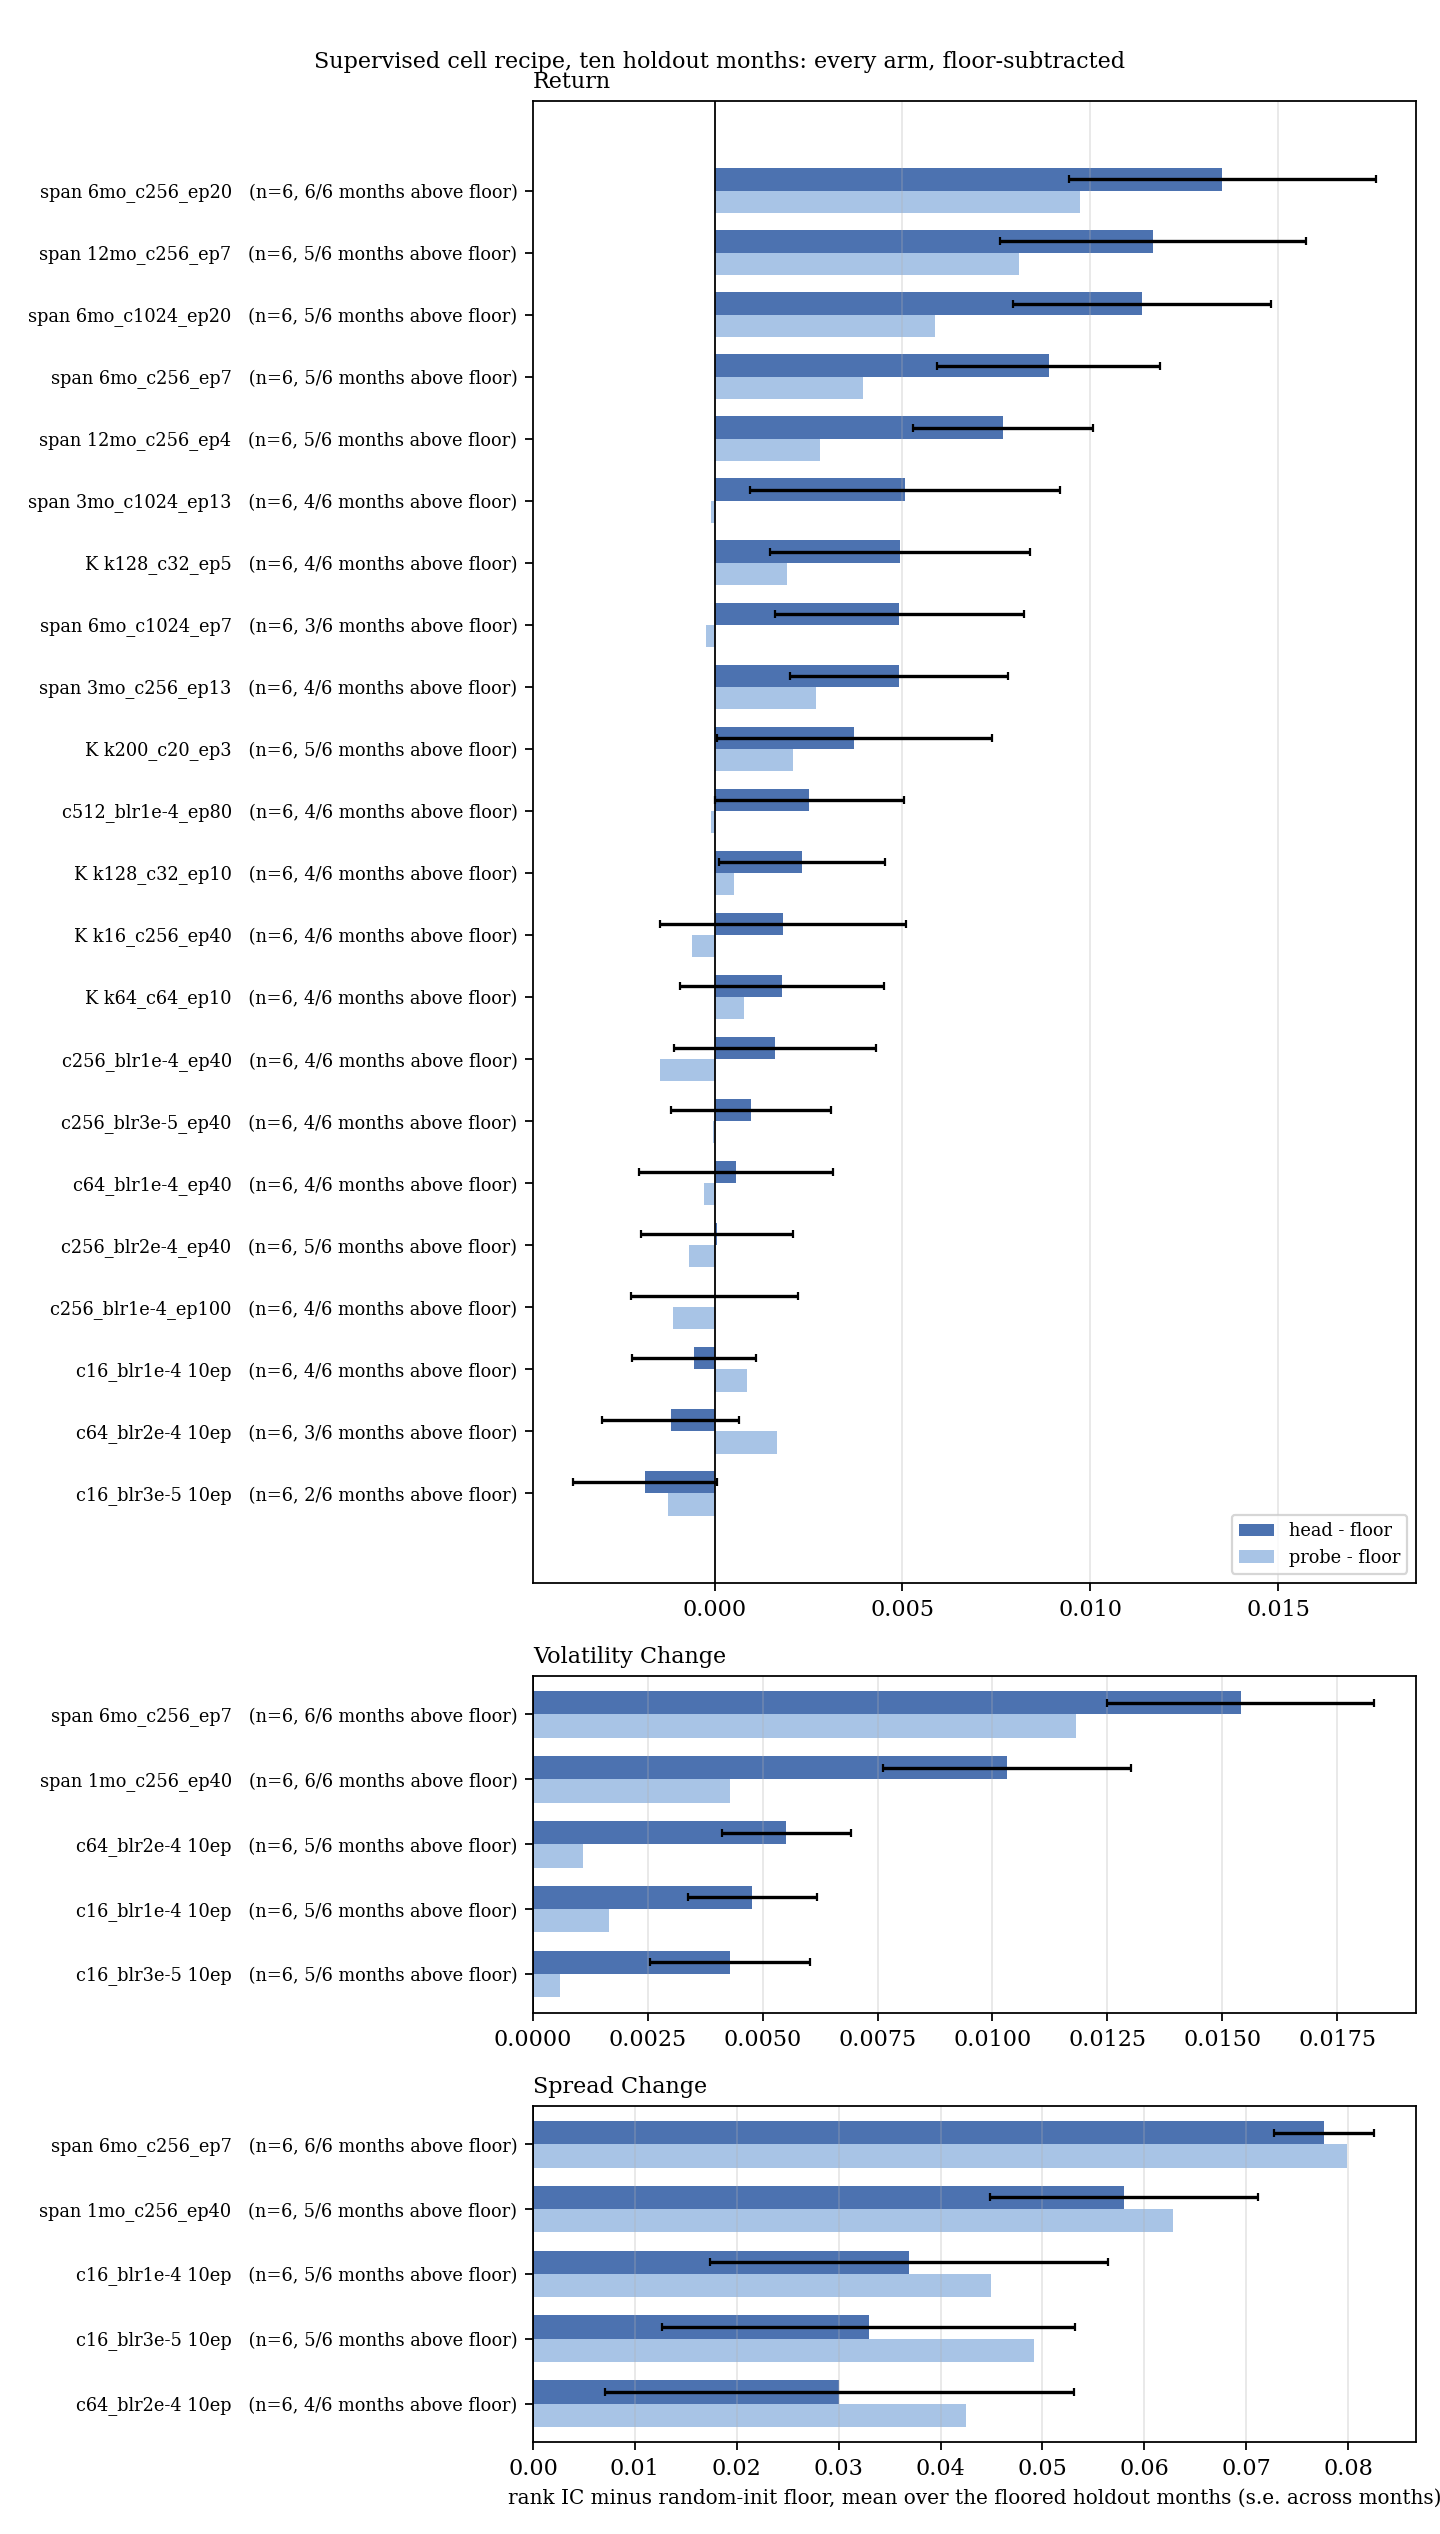

This chart was generated by the following Python code:
"""The supervised cell recipe on the ten holdout months, every sweep, against the random-init floor.

Reads the scored arms straight from lab/market-jepa-checkpoints (the
xs_ic.json post_train_ic_eval writes beside each backbone) and the rebuilt
randinit-fwd3 floor. One figure, holdout_sweeps.png: per task, every arm's head and probe IC
MINUS the floor, averaged over the floored holdout months that arm has run,
with the s.e. across months and n. Months are never shown individually; the
month-to-month spread is 4-20x the seed spread, so only the paired mean over
months ranks two arms.

Re-run as arms land; nothing is cached.
    uv run python plots/metrics/holdout_sweeps.py
"""
from __future__ import annotations

import collections
import glob
import json
import re
import sys
from pathlib import Path

import matplotlib
matplotlib.use("Agg")
import matplotlib.pyplot as plt
import numpy as np

ROOT = Path(__file__).resolve().parents[2]
sys.path.insert(0, str(ROOT))
from plots.style import apply_style  # noqa: E402

CKPT = Path("lab/market-jepa-checkpoints")
FLOOR_GLOB = "lab/score_results/randinit-fwd3-part*.json"
# One local seed on 2011-12 -> 2012-01 (floor_2011.py, 2026-09-11); the
# cluster floor has not reached that month.
LOCAL_FLOOR = {("2011-12", "return_900"): [0.0152], ("2011-12", "volatility_change_900"): [0.0981],
               ("2011-12", "spread_change_900"): [0.1231]}
TASKS = [("return_900", "Return"), ("volatility_change_900", "Volatility Change"), ("spread_change_900", "Spread Change")]
HOLD = "2009-01 2009-06 2011-03 2011-12 2014-05 2015-06 2016-03 2020-05 2021-03 2022-02".split()
# project prefix -> (label prefix, arm parser)
SWEEPS = {
    "supervised-cells-months-1fbd8c": ("", lambda rn: rn + " 10ep"),
    "supervised-return-batch-07fbc1": ("", lambda rn: rn),
    "supervised-return-cellsize-75b4b5": ("K ", lambda rn: rn),
    "supervised-return-span-a56a1b": ("span ", lambda rn: rn),
    "supervised-span-tasks-310df4": ("span ", lambda rn: rn),
}
def load_floor():
    fl = collections.defaultdict(list)
    for f in sorted(glob.glob(FLOOR_GLOB)):
        for r in json.load(open(f)):
            for t, _ in TASKS:
                fl[(r["fit_month"], t)].append(r[t])
    for k, v in LOCAL_FLOOR.items():
        fl[k] += v
    return fl


def load_arms():
    """(task, arm) -> month -> list of (head, probe); seeds/replicates append."""
    arms = collections.defaultdict(lambda: collections.defaultdict(list))
    for proj, (prefix, parse) in SWEEPS.items():
        for f in CKPT.glob(f"{proj}-*/*/train_meta.json"):
            icf = f.with_name("xs_ic.json")
            if not icf.exists():
                continue
            m = json.load(open(f)); ic = json.load(open(icf)); t = m["task"]
            rn = m["run_name"]; month = rn[:7]
            if month not in HOLD:
                continue
            arm = re.sub(r"^\d{4}-\d{2}_", "", rn)
            arm = re.sub(r"^(return|vol_change|spread_change)_", "", arm)
            arm = prefix + parse(arm)
            arms[(t, arm)][month].append((ic.get("xs_ic/head:" + t), ic.get("xs_ic/" + t)))
    return arms


def summary_rows(arms, floor, t):
    rows = []
    for (tt, arm), d in arms.items():
        if tt != t:
            continue
        dh, dp = [], []
        for mo, vals in d.items():
            if not floor[(mo, t)]:
                continue
            fl = np.mean(floor[(mo, t)])
            dh.append(np.mean([h for h, _ in vals]) - fl); dp.append(np.mean([p for _, p in vals]) - fl)
        if dh:
            rows.append((arm, np.mean(dh), np.std(dh, ddof=1) / np.sqrt(len(dh)) if len(dh) > 1 else 0.0,
                         np.mean(dp), len(dh), sum(v > 0 for v in dh)))
    rows.sort(key=lambda r: r[1])
    return rows


def summary_figure(arms, floor, out):
    """One panel per task: every arm, head and probe IC minus the floor, averaged over its floored months."""
    apply_style()
    panels = [(t, title, summary_rows(arms, floor, t)) for t, title in TASKS]
    heights = [max(len(r), 3) for _, _, r in panels]
    fig, axes = plt.subplots(len(panels), 1, figsize=(9, 0.42 * sum(heights) + 2.4),
                             gridspec_kw={"height_ratios": heights})
    for ax, (t, title, rows) in zip(axes, panels):
        y = np.arange(len(rows))
        ax.barh(y + 0.18, [r[1] for r in rows], height=0.36, xerr=[r[2] for r in rows], color="#4c72b0",
                label="head - floor", capsize=2)
        ax.barh(y - 0.18, [r[3] for r in rows], height=0.36, color="#a8c4e6", label="probe - floor")
        ax.set_yticks(y)
        ax.set_yticklabels([f"{r[0]}   (n={r[4]}, {r[5]}/{r[4]} months above floor)" for r in rows], fontsize=8)
        ax.axvline(0, color="k", lw=0.8); ax.grid(axis="x", alpha=0.3)
        ax.set_title(title, fontsize=10, loc="left")
        if ax is axes[0]:
            ax.legend(fontsize=8, loc="lower right")
    axes[-1].set_xlabel("rank IC minus random-init floor, mean over the floored holdout months (s.e. across months)", fontsize=9)
    fig.suptitle("Supervised cell recipe, ten holdout months: every arm, floor-subtracted", fontsize=10)
    fig.tight_layout(); fig.savefig(out, dpi=160); plt.close(fig)


if __name__ == "__main__":
    floor = load_floor(); arms = load_arms()
    here = Path(__file__).resolve().parent
    summary_figure(arms, floor, here / "holdout_sweeps.png")
    n = sum(len(d) for d in arms.values())
    print(f"{n} (arm, month) cells over {len(arms)} arms -> {here/'holdout_sweeps.png'}")
